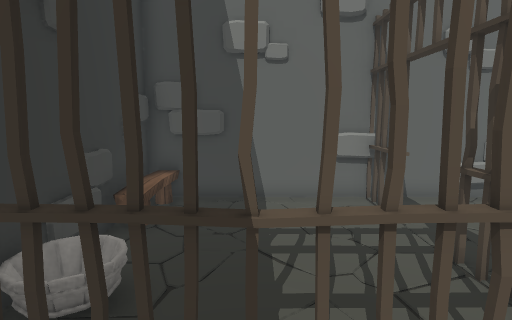
view 1 (above)

18 first-person views from a walk through a Unity game level. The camera is 1.4 m above the floor, tilts 8° down and sees 80° across. Doors are open. The floor is counted in squares, 0.5 m on a side. Each view is taken from the middle of a square. On the plan, view 1 faces up. The plan holds only what a view shows up to about 20 squares ahead; the rest is blank. The place goes on beyond the plan. The player is left out. Some animated figures are not drawn. Some surface patterns are stand-ins.

view 2
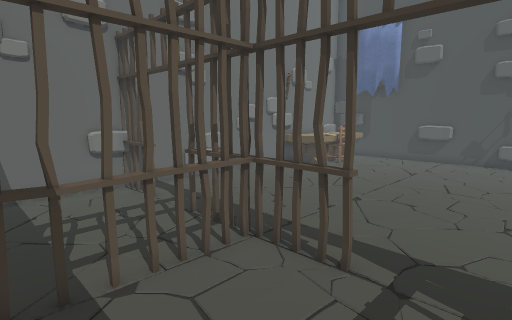

view 3
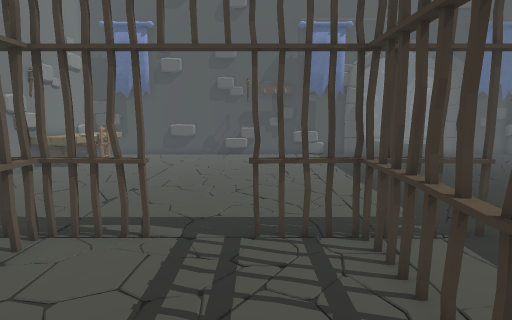

view 4
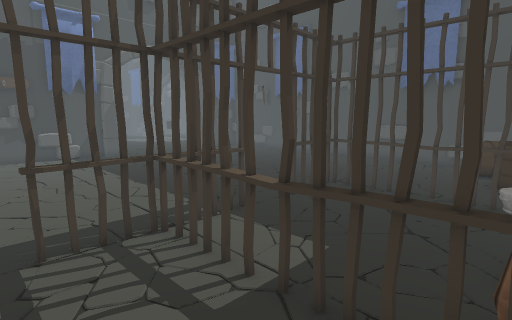

view 5
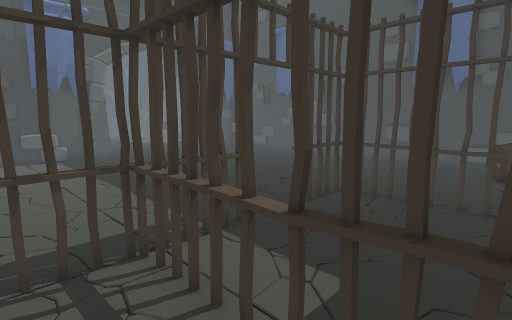

view 6
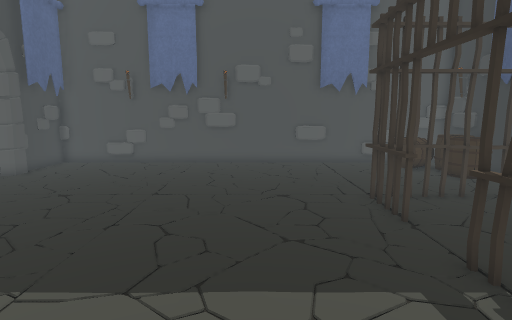

view 7
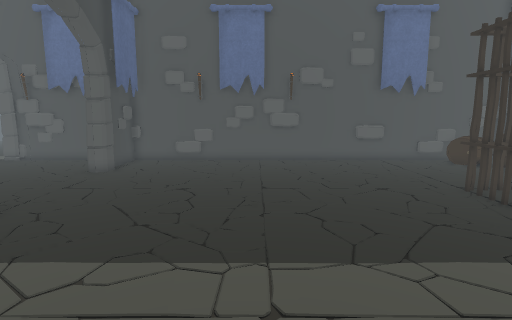

view 8
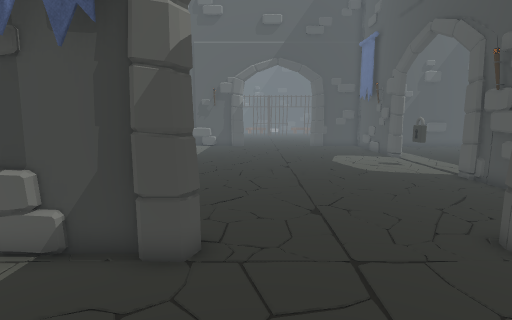

view 9
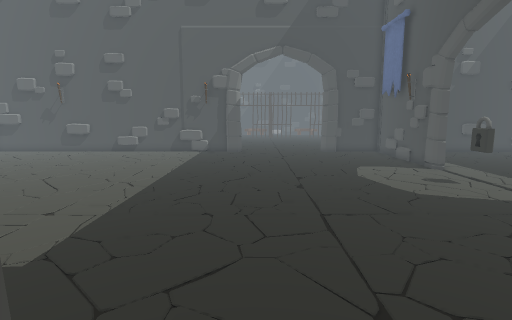

view 10
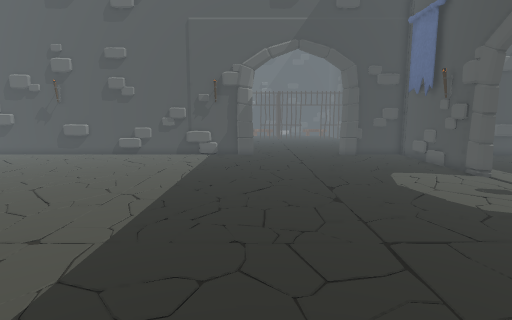

view 11
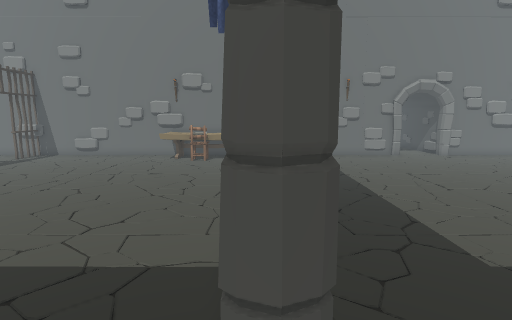

view 12
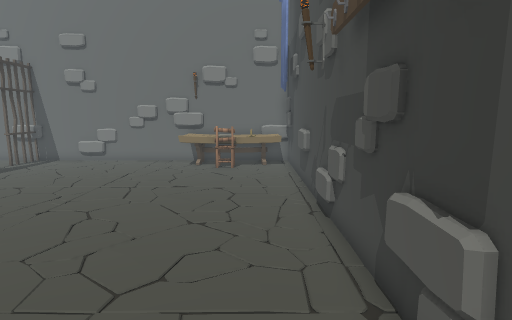

view 13
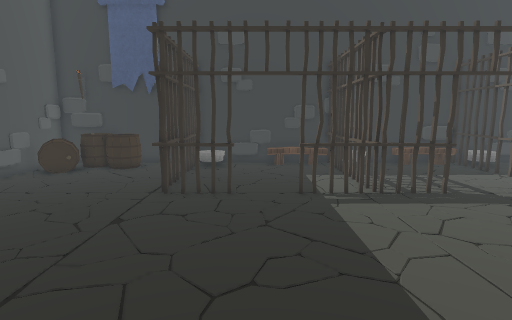

view 14
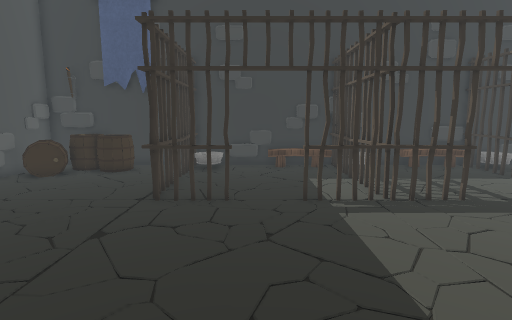

view 15
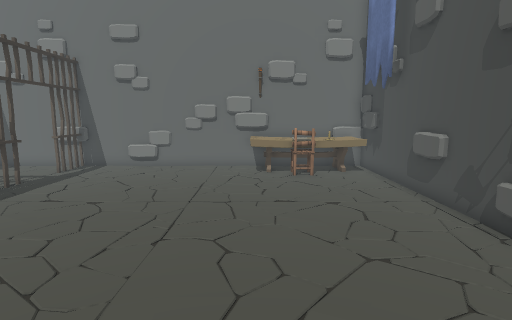

view 16
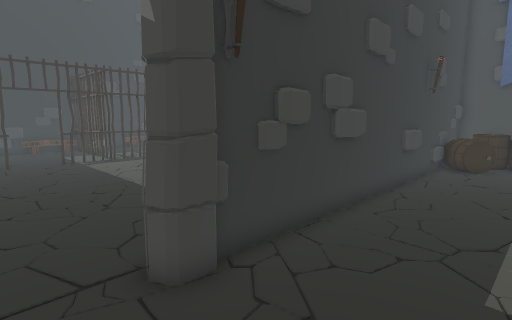

view 17
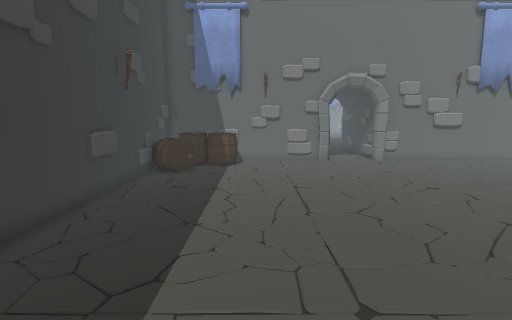

view 18
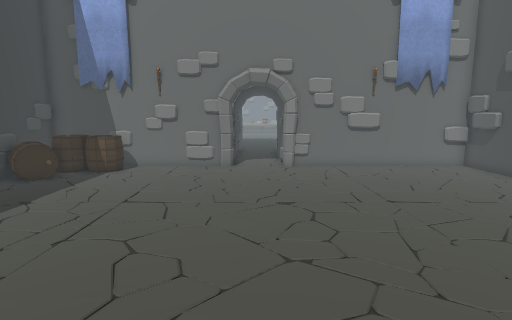

### Floor plan
Key: @ floor where view 1 was taken; # wall or solid block; x gap in a wall; . main floor; : floor 0.25 m higher than the main floor; / step, stairs or slope; D open door; = window, fence, low wall or low ledge; T thing the floor can be seen under or through; O other object.
Columns run from 4 left of view 1 to 41 right of it. Each row starts with its distance up from view 1.
 13                                       #
 12                                    #..#
 11 ################################ ###..##  ####
 10 #O##...#O..===##.#OOOOOO##O#OO#####...######..
  9 #O......O.........OOOOOO#OOOOO................
  8 #O......ODD.......OOOOOO# OOO.................
  7 #...................OO..#OOO..................
  6 #.......O...............#OO...................
  5 #//.....O...............#.....................
  4 #:/.....O...............#.....................
  3 #TTTTxTTT...............##....................
  2 #O......O...............##...................
  1 #O......ODD.............##...................
  0 #O..@...DDD.............#....................
 -1 #.......................#....................
 -2 #.......O...............#....................
 -3 #  .....O...............##...................
 -4 ##======O...............##...................
 -5 #TTTTTTTO...............#....................
 -6 #O......O...............##...................
 -7 #O......O...............##...................
 -8 #O......D...............#....................
 -9 #.......D...............#....................
-10 #.......O....................................
-11 #O......O.....................................
-12 ##TT=TTTO.....................................
-13 ##TTTTTTT....................................
-14 # ...........................................
-15 # ...........................................
-16 # OO.........................................
-17 #OOO....................#....................
-18 #OOO....................# ...................
-19 #OOOO...................# ...................
-20 #   O...................#  .........O........
-21 #########################  ######DDDODDD######
-22                                   ......

Positions as (right, up) in squares from view 1, and headings:
1: (0, 0), facing up
2: (-1, -2), facing up-right
3: (-3, -2), facing right
4: (-3, -1), facing down-right
5: (-2, -2), facing down-right
6: (8, -2), facing down
7: (12, -1), facing down
8: (14, -11), facing right
9: (19, -11), facing right
10: (21, -10), facing right
11: (20, -12), facing up
12: (18, -9), facing up
13: (15, -9), facing left
14: (14, -9), facing left
15: (14, -7), facing up
16: (25, -12), facing up-left
17: (26, -9), facing up
18: (32, -7), facing up
